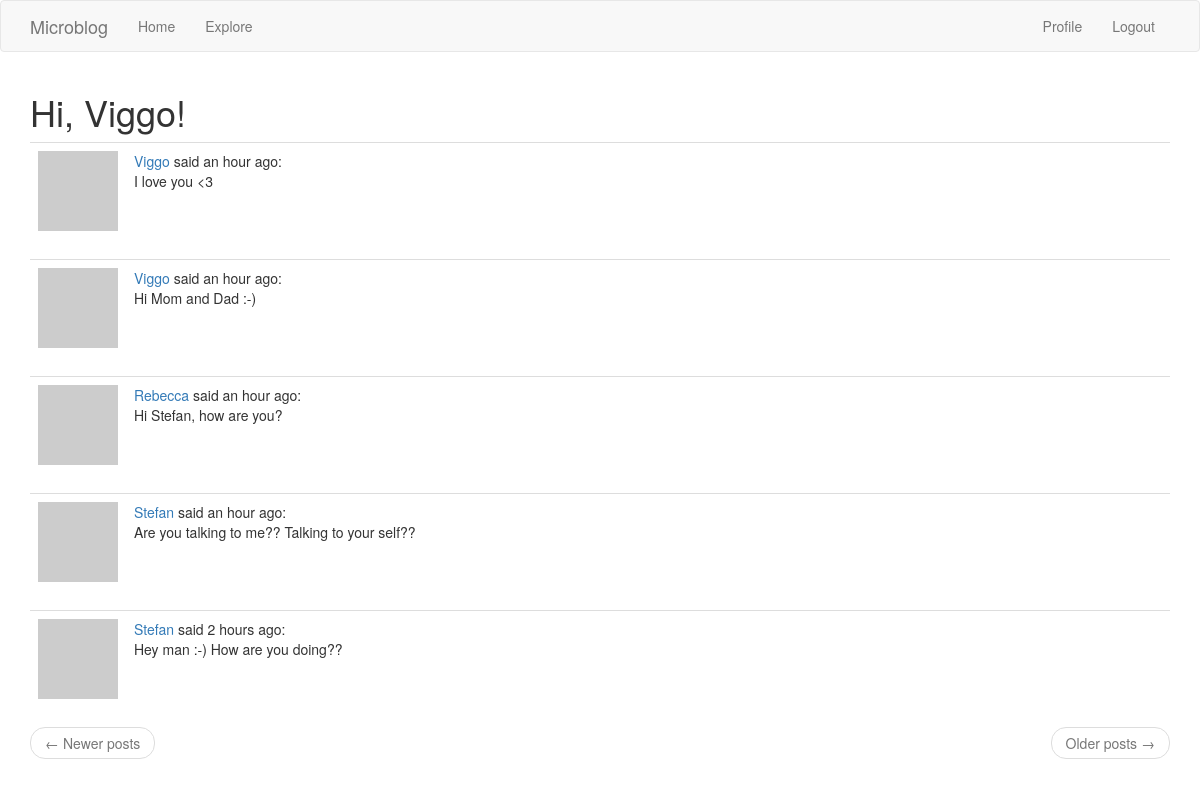
Screenshot of /explore (signed in) with the database file from the repository.
### app/models.py (models this page shows, shortened)
class User(UserMixin, db.Model):
    id = db.Column(db.Integer, primary_key=True)
    username = db.Column(db.String(64), index=True, unique=True)
    email = db.Column(db.String(120), index=True, unique=True)
    password_hash = db.Column(db.String(128))
    posts = db.relationship('Post', backref='author', lazy='dynamic')
    about_me = db.Column(db.String(140))
    last_seen = db.Column(db.DateTime, default=datetime.utcnow)
    followed = db.relationship(
        'User', secondary=followers,
        primaryjoin=(followers.c.follower_id == id),
        secondaryjoin=(followers.c.followed_id == id),
        backref=db.backref('followers', lazy='dynamic'), lazy='dynamic')
    def avatar(self, size):
        digest = md5(self.email.lower().encode('utf-8')).hexdigest()
        return 'https://www.gravatar.com/avatar/{}?d=identicon&s={}'.format(
            digest, size)

class Post(db.Model):
    id = db.Column(db.Integer, primary_key=True)
    body = db.Column(db.String(140))
    timestamp = db.Column(db.DateTime, index=True, default=datetime.utcnow)
    user_id = db.Column(db.Integer, db.ForeignKey('user.id'))

### app/routes.py (the view)
@app.route('/explore')
@login_required
def explore():
    page = request.args.get('page', 1, type=int)
    posts = Post.query.order_by(Post.timestamp.desc()).paginate(
        page, app.config['POSTS_PER_PAGE'], False)
    next_url = url_for('explore', page=posts.next_num) \
        if posts.has_next else None
    prev_url = url_for('explore', page=posts.prev_num) \
        if posts.has_prev else None
    return render_template('index.html', title='Explore', posts=posts.items,
                           next_url=next_url, prev_url=prev_url)

### app/models.py (called while the page is built)
@login.user_loader
def load_user(id):
    return User.query.get(int(id))

### app/routes.py (called while the page is built)
@app.before_request
def before_request():
    if current_user.is_authenticated:
        current_user.last_seen = datetime.utcnow()
        db.session.commit()

### app/templates/index.html (shortened to what this page needs)
<!DOCTYPE html>
{% extends "base.html" %}
{% import 'bootstrap/wtf.html' as wtf %}
{% block app_content %}
<h1>Hi, {{ current_user.username }}!</h1>
{% for post in posts %}
{% include '_post.html' %}
{% endfor %}
<nav aria-label="...">
    <ul class="pager">
        <li class="previous{% if not prev_url %} disabled{% endif %}">
            <a href="{{ prev_url or '#' }}">
                <span aria-hidden="true">&larr;</span> Newer posts
            </a>
        </li>
        <li class="next{% if not next_url %} disabled{% endif %}">
            <a href="{{ next_url or '#' }}">
                Older posts <span aria-hidden="true">&rarr;</span>
            </a>
        </li>
    </ul>
</nav>
{% endblock %}

### app/templates/_post.html
<!DOCTYPE html>
<table class="table table-hover">
    <tr>
        <td width="70px">
            <a href="{{ url_for('user', username=post.author.username) }}">
                <img src="{{ post.author.avatar(70) }}" />
            </a>
        </td>
        <td>
            <a href="{{ url_for('user', username=post.author.username) }}">
                {{ post.author.username }}
            </a>
            said {{ moment(post.timestamp).fromNow() }}:
            <br>
            {{ post.body }}
        </td>
    </tr>
</table>

### rows the page displays
User: username "Viggo"
Post: author.username "Viggo", timestamp "an hour ago", body "I love you <3"
Post: author.username "Viggo", timestamp "an hour ago", body "Hi Mom and Dad :-)"
Post: author.username "Rebecca", timestamp "an hour ago", body "Hi Stefan, how are you?"
Post: author.username "Stefan", timestamp "an hour ago", body "Are you talking to me?? Talking to your self??"
Post: author.username "Stefan", timestamp "2 hours ago", body "Hey man :-) How are you doing??"
